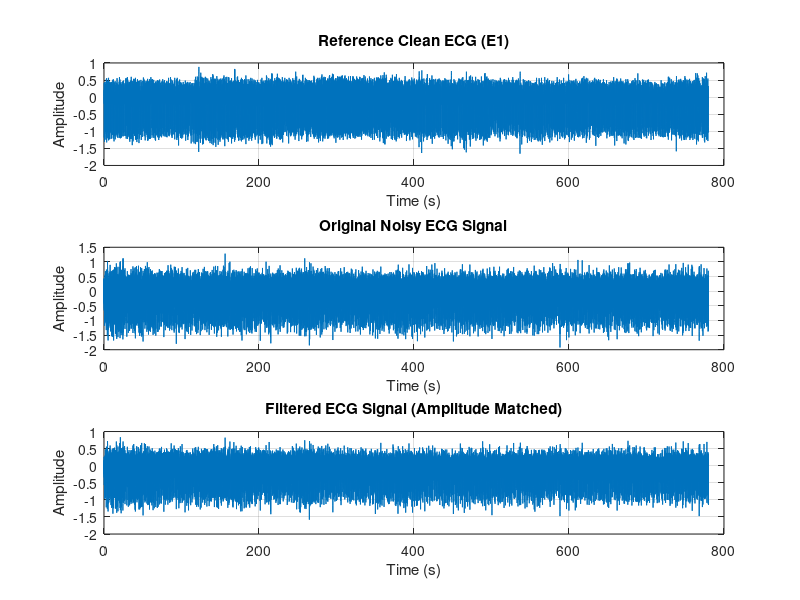
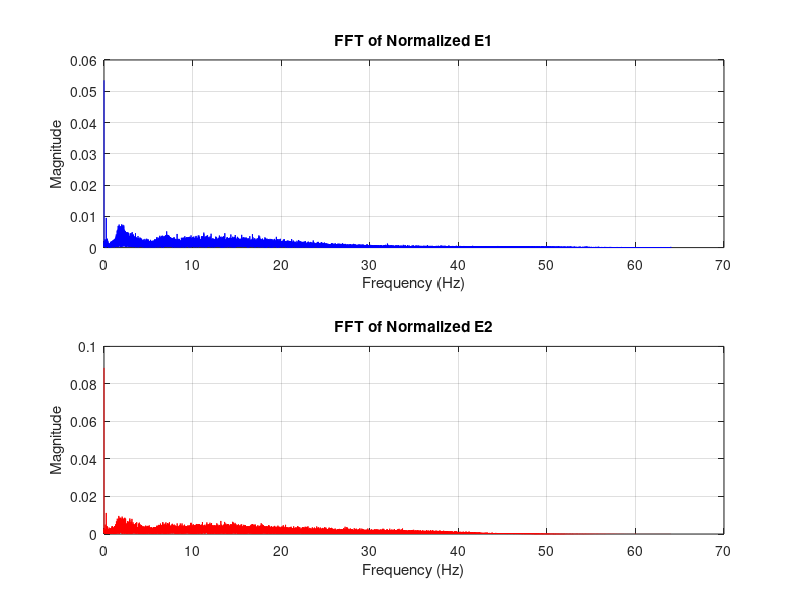

Source code (MATLAB) for these figures, in order: (Note: this script raises an error after producing the figures.)
% Load ECG signal
load('E2.mat');  % Load your noisy ECG file
load('E1.mat');
Fs = 128;

% Calculate how many complete minutes of data we want
samples_per_minute = 60 * Fs;
total_complete_minutes = floor(length(E2)/(samples_per_minute));
samples_to_keep = total_complete_minutes * samples_per_minute;

% Trim the signal to exact multiple of minutes
E2_trimmed = E2(1:samples_to_keep);

% Create time vector for trimmed signal
t = (0:length(E2_trimmed)-1)/Fs;

% Apply noise filtering with adjusted parameters
[b, a] = butter(3, 40/(Fs/2), 'low');  % Slightly reduced cutoff frequency
ecg_filtered = filtfilt(b, a, E2_trimmed);

% Normalize filtered signal to match E1's amplitude range
E1_trimmed = E1(1:samples_to_keep);  % Trim E1 to same length
E1_range = max(E1_trimmed) - min(E1_trimmed);
filtered_range = max(ecg_filtered) - min(ecg_filtered);
scaling_factor = E1_range / filtered_range;

% Scale the filtered signal with slightly adjusted scaling
scaling_factor = scaling_factor * 0.95;  % Reduce scaling slightly
ecg_filtered = ecg_filtered * scaling_factor;

% Adjust DC offset to match E1's mean
ecg_filtered = ecg_filtered - mean(ecg_filtered) + mean(E1_trimmed);

% Plot comparison of signals
figure;
subplot(3,1,1);
plot(t, E1_trimmed);
title('Reference Clean ECG (E1)');
xlabel('Time (s)');
ylabel('Amplitude');
grid on;

subplot(3,1,2);
plot(t, E2_trimmed);
title('Original Noisy ECG Signal');
xlabel('Time (s)');
ylabel('Amplitude');
grid on;

subplot(3,1,3);
plot(t, ecg_filtered);
title('Filtered ECG Signal (Amplitude Matched)');
xlabel('Time (s)');
ylabel('Amplitude');
grid on;

% Normalize E1 and E2 signals
E1_normalized = E1 / max(abs(E1)); % Normalize E1 to range [-1, 1]
E2_normalized = E2 / max(abs(E2)); % Normalize E2 to range [-1, 1]

% Compute FFT of normalized E1
L1 = length(E1_normalized);
E1_fft = fft(E1_normalized);
P2_E1 = abs(E1_fft / L1); 
P1_E1 = P2_E1(1:L1/2+1);
P1_E1(2:end-1) = 2 * P1_E1(2:end-1);
f1 = Fs * (0:(L1/2)) / L1;

% Compute FFT of filtered E2
L2 = length(ecg_filtered);
E2_fft = fft(ecg_filtered);
P2_E2 = abs(E2_fft / L2);
P1_E2 = P2_E2(1:L2/2+1);
P1_E2(2:end-1) = 2 * P1_E2(2:end-1);
f2 = Fs * (0:(L2/2)) / L2;

% Plot FFTs
figure;
subplot(2,1,1);
plot(f1, P1_E1, 'b');
title('FFT of Normalized E1');
xlabel('Frequency (Hz)');
ylabel('Magnitude');
grid on;

subplot(2,1,2);
plot(f2, P1_E2, 'r');
title('FFT of Normalized E2');
xlabel('Frequency (Hz)');
ylabel('Magnitude');
grid on;

% Adjust figure layout
set(gcf, 'Position', [100, 100, 800, 600]);

% Improved R-peak detection on filtered signal
window_duration = 5; % 5 seconds for calculating local statistics
window_samples = window_duration * Fs;
signal_length = length(ecg_filtered);
threshold = zeros(size(ecg_filtered));

% Calculate adaptive threshold
for i = 1:window_samples:signal_length
    window_end = min(i + window_samples - 1, signal_length);
    window_data = ecg_filtered(i:window_end);
    threshold(i:window_end) = mean(window_data) + 1.5*std(window_data);
end

% Find R-peaks using the adaptive threshold
[pks, R_locs] = findpeaks(ecg_filtered, ...
    'MinPeakHeight', mean(threshold), ...
    'MinPeakDistance', 0.25*Fs);  % Minimum 0.25 seconds between peaks

% Calculate BPM values for each minute
total_minutes = total_complete_minutes;
bpmVals = zeros(1, total_minutes);

% Create new figure for R-peak detection and heart rate
figure;
subplot(2,1,1);
plot(t, ecg_filtered);
hold on;
plot(t(R_locs), ecg_filtered(R_locs), 'ro', 'MarkerSize', 8);
title(sprintf('Filtered ECG Signal with Detected R-peaks (Total: %d)', length(R_locs)));
xlabel('Time (s)');
ylabel('Amplitude');
grid on;

for minute = 1:total_minutes
    % Time window for current minute
    start_sample = (minute-1) * 60 * Fs + 1;
    end_sample = minute * 60 * Fs;
    
    % Find R-peaks within this minute
    minute_peaks = R_locs((R_locs >= start_sample) & (R_locs <= end_sample));
    
    % Calculate BPM for this minute
    if length(minute_peaks) > 1
        RR_intervals = diff(minute_peaks) / Fs;  % Convert to seconds
        avg_RR = mean(RR_intervals);
        bpmVals(minute) = 60 / avg_RR;
        
        % Print number of R-peaks detected in this minute
        fprintf('Minute %d: %d R-peaks detected, BPM = %.1f\n', ...
            minute, length(minute_peaks), bpmVals(minute));
    else
        if minute > 1
            bpmVals(minute) = bpmVals(minute-1);
            fprintf('Warning: Less than 2 R-peaks detected in minute %d, using previous value\n', minute);
        else
            bpmVals(minute) = 0;
            fprintf('Warning: Less than 2 R-peaks detected in minute %d\n', minute);
        end
    end
end

% Calculate average BPM
avgBPM = mean(bpmVals);

% Plot heart rate
subplot(2,1,2);
time_mins = 1:total_minutes;
plot(time_mins, bpmVals, 'b-o', 'LineWidth', 2);
hold on;
plot([1 total_minutes], [avgBPM avgBPM], 'r--', 'LineWidth', 1.5);
grid on;
xlabel('Time (minutes)');
ylabel('Heart Rate (BPM)');
title('Heart Rate Over Time');
legend('Heart Rate', sprintf('Average: %.1f BPM', avgBPM));

% Adjust figure layout
set(gcf, 'Position', [100 100 800 600]);
subplot(2,1,1); box on;
subplot(2,1,2); box on;

% Print summary statistics
fprintf('\nECG Analysis Summary:\n');
fprintf('Total duration: %d complete minutes\n', total_minutes);
fprintf('Total R-peaks detected: %d\n', length(R_locs));
fprintf('Average R-peaks per minute: %.1f\n', length(R_locs)/total_minutes);
fprintf('Average heart rate: %.1f BPM\n', avgBPM);
fprintf('Min heart rate: %.1f BPM\n', min(bpmVals));
fprintf('Max heart rate: %.1f BPM\n', max(bpmVals));